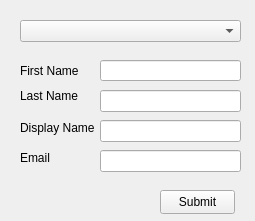
<?xml version="1.0" encoding="UTF-8"?>
<ui version="4.0">
 <class>Form</class>
 <widget class="QWidget" name="Form">
  <property name="geometry">
   <rect>
    <x>0</x>
    <y>0</y>
    <width>255</width>
    <height>221</height>
   </rect>
  </property>
  <property name="windowTitle">
   <string>Form</string>
  </property>
  <widget class="QLabel" name="label">
   <property name="geometry">
    <rect>
     <x>20</x>
     <y>60</y>
     <width>61</width>
     <height>21</height>
    </rect>
   </property>
   <property name="text">
    <string>First Name</string>
   </property>
  </widget>
  <widget class="QLabel" name="label_2">
   <property name="geometry">
    <rect>
     <x>20</x>
     <y>80</y>
     <width>81</width>
     <height>31</height>
    </rect>
   </property>
   <property name="text">
    <string>Last Name</string>
   </property>
  </widget>
  <widget class="QLabel" name="label_3">
   <property name="geometry">
    <rect>
     <x>20</x>
     <y>120</y>
     <width>81</width>
     <height>16</height>
    </rect>
   </property>
   <property name="text">
    <string>Display Name</string>
   </property>
  </widget>
  <widget class="QLabel" name="label_4">
   <property name="geometry">
    <rect>
     <x>20</x>
     <y>150</y>
     <width>49</width>
     <height>16</height>
    </rect>
   </property>
   <property name="text">
    <string>Email</string>
   </property>
  </widget>
  <widget class="QLineEdit" name="firstName">
   <property name="geometry">
    <rect>
     <x>100</x>
     <y>60</y>
     <width>141</width>
     <height>21</height>
    </rect>
   </property>
  </widget>
  <widget class="QLineEdit" name="lastName">
   <property name="geometry">
    <rect>
     <x>100</x>
     <y>90</y>
     <width>141</width>
     <height>22</height>
    </rect>
   </property>
  </widget>
  <widget class="QLineEdit" name="displayName">
   <property name="geometry">
    <rect>
     <x>100</x>
     <y>120</y>
     <width>141</width>
     <height>22</height>
    </rect>
   </property>
  </widget>
  <widget class="QLineEdit" name="emailAddy">
   <property name="geometry">
    <rect>
     <x>100</x>
     <y>150</y>
     <width>141</width>
     <height>22</height>
    </rect>
   </property>
  </widget>
  <widget class="QPushButton" name="submitInfo">
   <property name="geometry">
    <rect>
     <x>160</x>
     <y>190</y>
     <width>75</width>
     <height>24</height>
    </rect>
   </property>
   <property name="text">
    <string>Submit</string>
   </property>
  </widget>
  <widget class="QComboBox" name="comboBox">
   <property name="geometry">
    <rect>
     <x>20</x>
     <y>20</y>
     <width>221</width>
     <height>22</height>
    </rect>
   </property>
  </widget>
 </widget>
 <resources/>
 <connections/>
</ui>
